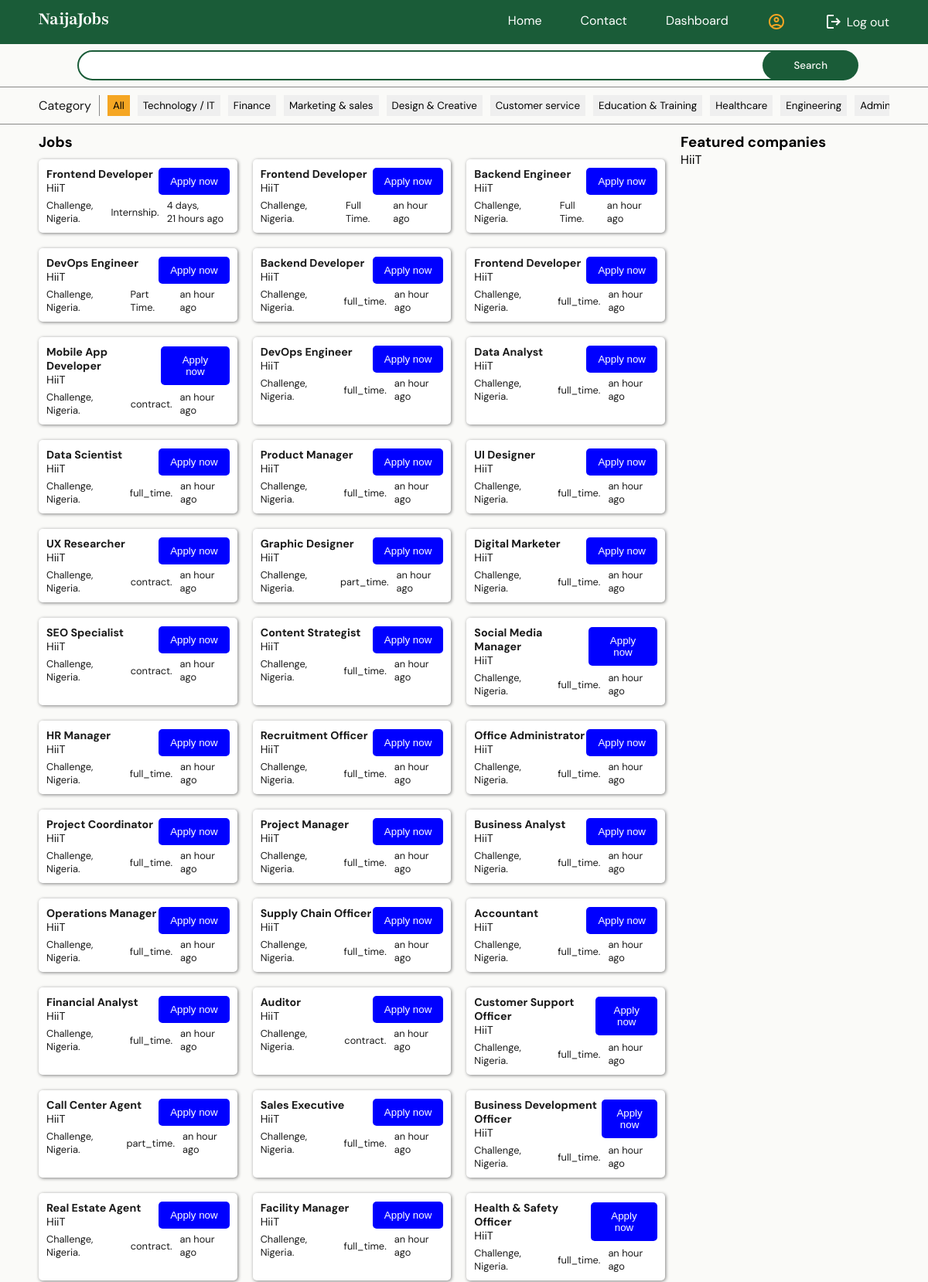
The page / (signed in, upper part) on the database its author committed.
### Employer/models.py (models this page shows, shortened)
class JobPost(models.Model):
    user = models.ForeignKey(
        User,
        on_delete=models.CASCADE,
        related_name="job_posts"
    )
    status_options = (('open', 'Open'), ('closed', 'Closed'))
    type_options = (('full_time', 'Full Time'), ('part_time', 'Part Time'), ('internship', 'Internship'), ('contract', 'Contract'))
    title = models.CharField(max_length=50)
    job_type = models.CharField(max_length=50, choices=type_options, db_index=True)
    salary_min = models.PositiveIntegerField()
    salary_max = models.PositiveIntegerField()
    description = models.TextField()
    category = models.CharField(max_length=50, db_index=True)
    date_posted = models.DateTimeField(auto_now_add=True)
    date_closing = models.DateField()
    status = models.CharField(max_length=20, choices=status_options, db_index=True, default="Open")
    is_active = models.BooleanField(default=True)

class EmployerProfile(models.Model):
    user = models.OneToOneField(
        User,
        on_delete=models.CASCADE,
        related_name="employer_profile"
    )
    company_name = models.CharField(max_length=50)
    industry = models.CharField(max_length=50)
    location = models.TextField()
    website = models.TextField()
    about_us = models.TextField()
    email = models.CharField(max_length=50)
    phone = models.CharField(max_length=11)
    linkedin = models.TextField()
    office_held = models.CharField(max_length=30)

### accounts/models.py (models this page shows)
class User(AbstractUser):
    role_options = (('Employer', 'employer'),('seeker', 'Job seeker'))
    id = models.UUIDField(primary_key=True, editable=False, default=uuid.uuid4)
    role = models.CharField(max_length=20, choices= role_options)

### routes/views.py (the view)
# urls.py: 2. Add a URL to urlpatterns:  path('', Home.as_view(), name='home')
def Home(request):
    jobs = JobPost.objects.filter(is_active = True)
    companies = EmployerProfile.objects.filter(
        user__job_posts__is_active=True).values_list("company_name", flat=True).distinct()
    return render(request, "routes/home.html", {"jobs" : jobs, "companies" : companies})

### templates/routes/home.html (shortened to what this page needs)
{% extends "base.html" %}
{% load static %}
{% load humanize %}
{% block style %}
    <link rel="stylesheet" href="{% static 'css/home.css' %}">
{% endblock %}
{% block content %}
<section class="container">
    <section class="category-box">
        <aside>
            <p>Category</p>
        </aside>
        <aside class="category">
            <button class="selected">All</button>
            <button>Technology / IT</button>
            <button>Finance</button>
            <button>Marketing & sales</button>
            <button>Design & Creative</button>
            <button>Customer service</button>
            <button>Education & Training</button>
            <button>Healthcare</button>
            <button>Engineering</button>
            <button>Administrantion / Office</button>
        </aside>
    </section>
</section>
{% if jobs %}
<section class="job-container">
    <aside>
        <h3>Jobs</h3>
        <div class="jobs">
            {% for job in jobs %}
            <a href="{% url 'job_detail' job.id %}" class="job-card">
                <div class="first">
                    <div>
                        <h4>{{ job.title }}</h4>
                        <p>{{ job.user.employer_profile.company_name }}</p>
                    </div>
                    <form method="post" action="">
                        <button type="button">Apply now</button>
                    </form>
                </div>
                <div class="second">
                    <p>{{ job.user.employer_profile.location }}.</p>
                    <p>{{ job.job_type }}.</p>
                    <p>{{ job.date_posted | naturaltime }}</p>
                </div>
            </a>
            {% endfor %}
        </div>
    </aside>
    <aside>
        <h3>Featured companies</h3>
        {% for company in companies %}
            <p>{{ company }}</p>
        {% endfor %}
    </aside>
</section>
{% else %}
    <p>No active jobs available</p>
{% endif %}
{% endblock %}

### static/css/base.css (style rules this page uses)
:root { --forest-green: #1A5C38; --Nigerian-gold: #F5A623; --bg-color: #FAFAF8; --text-color: #1A1A1A; --muted: #888888; }
* { margin: 0; padding: 0; box-sizing: border-box; }
body { background-color: var(--bg-color); font-family: regular; }

### static/css/home.css (style rules this page uses)
:root { --forest-green: #1A5C38; --Nigerian-gold: #F5A623; --bg-color: #FAFAF8; --text-color: #1A1A1A; --muted: #888888; }
.container { color: var(--text-color); padding-block: 10px; font-family: regular; }
.category-box { border-bottom: 1px solid var(--muted); padding-bottom: 10px; padding-inline: 50px; }
.category-box, .category { display: flex; align-items: center; column-gap: 10px; }
.category { border-left: 1px solid var(--muted); column-gap: 10px; padding-left: 10px; overflow-x: hidden; }
.category button { min-width: max-content; padding: 5px 7px; font-family: regular; border: 0; }
.selected { background-color: var(--Nigerian-gold); }
.job-container { display: flex; align-items: start; background-color: var(--bg-color); margin-inline: 50px; }
.job-container aside:first-child { flex: 75; }
.job-container aside:first-child a { display: flex; flex-direction: column; row-gap: 5px; text-decoration: none; font: .89rem regular; color: var(--text-color); margin-block: 10px; padding-block: 10px; background-color: white; box-shadow: 1px 1px 4px grey; border-radius: 5px; padding: 10px; }
.job-container aside:first-child a .first { display: flex; justify-content: space-between; align-items: center; }
.jobs { display: grid; grid-template-columns: repeat(3, 1fr); column-gap: 20px; }
.job-container aside:first-child a div form button { border: 0; background-color: blue; color: white; padding: 10px 15px; border: 0; font: 1rem; border-radius: 5px; }
.job-container aside:first-child a .second { display: flex; font: .8rem regular; align-items: center; column-gap: 10px; }
.job-container aside:last-child { flex: 25; margin-left: 20px; }

### rows shown on the page
JobPost: title "Frontend Developer", user.employer_profile.company_name "HiiT", user.employer_profile.location "Challenge, Nigeria", job_type "Internship", date_posted "4 days, 21 hours ago"
JobPost: title "Frontend Developer", user.employer_profile.company_name "HiiT", user.employer_profile.location "Challenge, Nigeria", job_type "Full Time", date_posted "an hour ago"
JobPost: title "Backend Engineer", user.employer_profile.company_name "HiiT", user.employer_profile.location "Challenge, Nigeria", job_type "Full Time", date_posted "an hour ago"
JobPost: title "DevOps Engineer", user.employer_profile.company_name "HiiT", user.employer_profile.location "Challenge, Nigeria", job_type "Part Time", date_posted "an hour ago"
JobPost: title "Backend Developer", user.employer_profile.company_name "HiiT", user.employer_profile.location "Challenge, Nigeria", job_type "full_time", date_posted "an hour ago"
JobPost: title "Frontend Developer", user.employer_profile.company_name "HiiT", user.employer_profile.location "Challenge, Nigeria", job_type "full_time", date_posted "an hour ago"
JobPost: title "Mobile App Developer", user.employer_profile.company_name "HiiT", user.employer_profile.location "Challenge, Nigeria", job_type "contract", date_posted "an hour ago"
JobPost: title "DevOps Engineer", user.employer_profile.company_name "HiiT", user.employer_profile.location "Challenge, Nigeria", job_type "full_time", date_posted "an hour ago"
JobPost: title "Data Analyst", user.employer_profile.company_name "HiiT", user.employer_profile.location "Challenge, Nigeria", job_type "full_time", date_posted "an hour ago"
JobPost: title "Data Scientist", user.employer_profile.company_name "HiiT", user.employer_profile.location "Challenge, Nigeria", job_type "full_time", date_posted "an hour ago"
JobPost: title "Product Manager", user.employer_profile.company_name "HiiT", user.employer_profile.location "Challenge, Nigeria", job_type "full_time", date_posted "an hour ago"
JobPost: title "UI Designer", user.employer_profile.company_name "HiiT", user.employer_profile.location "Challenge, Nigeria", job_type "full_time", date_posted "an hour ago"
JobPost: title "UX Researcher", user.employer_profile.company_name "HiiT", user.employer_profile.location "Challenge, Nigeria", job_type "contract", date_posted "an hour ago"
JobPost: title "Graphic Designer", user.employer_profile.company_name "HiiT", user.employer_profile.location "Challenge, Nigeria", job_type "part_time", date_posted "an hour ago"
JobPost: title "Digital Marketer", user.employer_profile.company_name "HiiT", user.employer_profile.location "Challenge, Nigeria", job_type "full_time", date_posted "an hour ago"
JobPost: title "SEO Specialist", user.employer_profile.company_name "HiiT", user.employer_profile.location "Challenge, Nigeria", job_type "contract", date_posted "an hour ago"
JobPost: title "Content Strategist", user.employer_profile.company_name "HiiT", user.employer_profile.location "Challenge, Nigeria", job_type "full_time", date_posted "an hour ago"
JobPost: title "Social Media Manager", user.employer_profile.company_name "HiiT", user.employer_profile.location "Challenge, Nigeria", job_type "full_time", date_posted "an hour ago"
JobPost: title "HR Manager", user.employer_profile.company_name "HiiT", user.employer_profile.location "Challenge, Nigeria", job_type "full_time", date_posted "an hour ago"
JobPost: title "Recruitment Officer", user.employer_profile.company_name "HiiT", user.employer_profile.location "Challenge, Nigeria", job_type "full_time", date_posted "an hour ago"
JobPost: title "Office Administrator", user.employer_profile.company_name "HiiT", user.employer_profile.location "Challenge, Nigeria", job_type "full_time", date_posted "an hour ago"
JobPost: title "Project Coordinator", user.employer_profile.company_name "HiiT", user.employer_profile.location "Challenge, Nigeria", job_type "full_time", date_posted "an hour ago"
JobPost: title "Project Manager", user.employer_profile.company_name "HiiT", user.employer_profile.location "Challenge, Nigeria", job_type "full_time", date_posted "an hour ago"
JobPost: title "Business Analyst", user.employer_profile.company_name "HiiT", user.employer_profile.location "Challenge, Nigeria", job_type "full_time", date_posted "an hour ago"
JobPost: title "Operations Manager", user.employer_profile.company_name "HiiT", user.employer_profile.location "Challenge, Nigeria", job_type "full_time", date_posted "an hour ago"
JobPost: title "Supply Chain Officer", user.employer_profile.company_name "HiiT", user.employer_profile.location "Challenge, Nigeria", job_type "full_time", date_posted "an hour ago"
JobPost: title "Accountant", user.employer_profile.company_name "HiiT", user.employer_profile.location "Challenge, Nigeria", job_type "full_time", date_posted "an hour ago"
JobPost: title "Financial Analyst", user.employer_profile.company_name "HiiT", user.employer_profile.location "Challenge, Nigeria", job_type "full_time", date_posted "an hour ago"
JobPost: title "Auditor", user.employer_profile.company_name "HiiT", user.employer_profile.location "Challenge, Nigeria", job_type "contract", date_posted "an hour ago"
JobPost: title "Customer Support Officer", user.employer_profile.company_name "HiiT", user.employer_profile.location "Challenge, Nigeria", job_type "full_time", date_posted "an hour ago"
JobPost: title "Call Center Agent", user.employer_profile.company_name "HiiT", user.employer_profile.location "Challenge, Nigeria", job_type "part_time", date_posted "an hour ago"
JobPost: title "Sales Executive", user.employer_profile.company_name "HiiT", user.employer_profile.location "Challenge, Nigeria", job_type "full_time", date_posted "an hour ago"
JobPost: title "Business Development Officer", user.employer_profile.company_name "HiiT", user.employer_profile.location "Challenge, Nigeria", job_type "full_time", date_posted "an hour ago"
JobPost: title "Real Estate Agent", user.employer_profile.company_name "HiiT", user.employer_profile.location "Challenge, Nigeria", job_type "contract", date_posted "an hour ago"
JobPost: title "Facility Manager", user.employer_profile.company_name "HiiT", user.employer_profile.location "Challenge, Nigeria", job_type "full_time", date_posted "an hour ago"
JobPost: title "Health & Safety Officer", user.employer_profile.company_name "HiiT", user.employer_profile.location "Challenge, Nigeria", job_type "full_time", date_posted "an hour ago"
EmployerProfile: company_name "HiiT"
